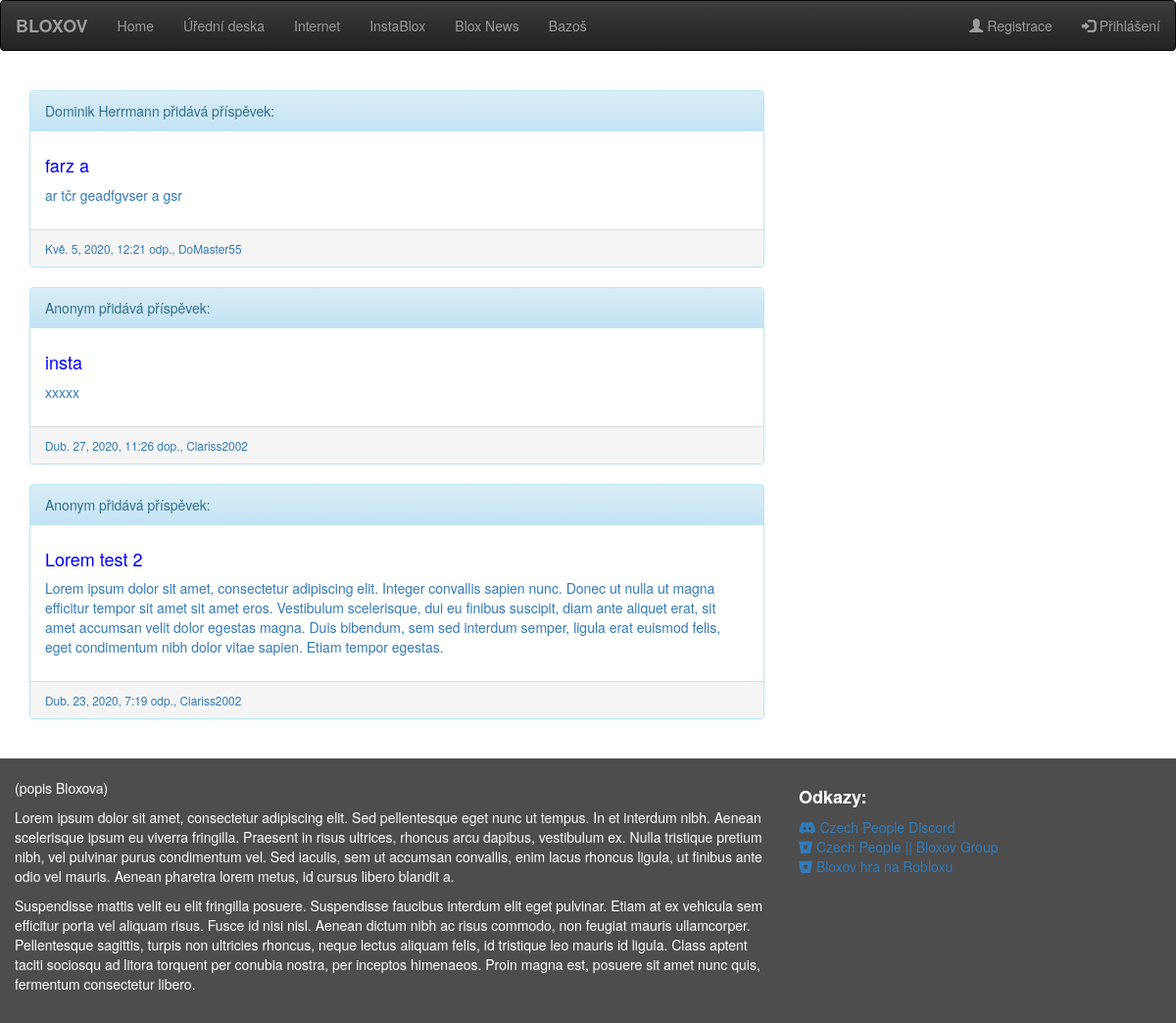
Page /instablox/ on the committed database.
### bloxov/models.py (models this page shows, shortened)
class Clanek(models.Model):
    KATEGORIE = (
        (1, 'Bazoš'),
        (2, 'BloxNews'),
        (3, 'InstaBlox'),
        (4, 'Internet'),
        (5, 'Úřední deska'),
    )
    autor = models.ForeignKey('auth.User', on_delete=models.CASCADE, null=True)
    postava = models.ForeignKey('bloxov.Postava', on_delete=models.CASCADE, null=True,
                                verbose_name="Postava jako autor")
    titulek = models.CharField(max_length=100)
    obsah = models.TextField()
    vytvoreno = models.DateTimeField(default=timezone.now)
    publikovano = models.DateTimeField(blank=True, null=True)
    kategorie = models.IntegerField(default=1, choices=KATEGORIE)
    obrazek = models.FileField(upload_to='obrazky/', null=True)
    class Meta:
        verbose_name_plural = 'Clanky'

class Postava(models.Model):
    majitel = models.ForeignKey('auth.User', on_delete=models.CASCADE, null=True)
    vytvoreno = models.DateTimeField(blank=True, null=True)
    jmeno = models.CharField(max_length=30, null=True, verbose_name="Křestní jméno")
    prijmeni = models.CharField(max_length=50, null=True, verbose_name="Příjmení")
    narozeni = models.DateField(null=True, verbose_name="Datum narození")
    narodnost = models.CharField(max_length=20, default='Česká', verbose_name="Národnost")
    vyska = models.IntegerField(default=180, null=True, verbose_name="Výška")
    nabozenstvi = models.CharField(max_length=20, null=True, verbose_name="Vyznání")
    politika = models.CharField(max_length=20, null=True, verbose_name="Politická orientace")
    vzdelani = models.CharField(max_length=50, null=True, verbose_name="Vzdělání")
    rodice = models.CharField(max_length=70, null=True, verbose_name="Rodiče")
    jazyky = models.CharField(max_length=70, null=True, verbose_name="Jazyky")
    hobby = models.CharField(max_length=50, null=True, verbose_name="Koníčky")
    bio = models.TextField(null=True, verbose_name="Životopis")
    cele_jmeno = models.CharField(max_length=81, null=True)
    class Meta:
        verbose_name_plural = 'Postavy'

### bloxov/views.py (the view)
# urls.py: url(r'^instablox/$', views.instablox, name="instablox"),
def instablox(request):
    clanky = Clanek.objects.filter(publikovano__lte=timezone.now()).order_by('-publikovano')
    postavy = Postava.objects.order_by('prijmeni')
    return render(request, 'bloxov/instablox_list.html', {'clanky': clanky, 'postavy': postavy})

### bloxov/templates/bloxov/instablox_list.html (shortened to what this page needs)
{% extends 'bloxov/main.html' %}
{% block content %}
    {% for clanek in clanky %}
        {% if clanek.kategorie == 3 %}
            <a href="/clanek/{{clanek.id}}">
                <div class="panel panel-info">
                    <div class="panel-heading">
                        {% if clanek.postava %}
                            {{ clanek.postava.cele_jmeno }}
                        {% else %}
                            Anonym
                        {% endif %}
                        přidává příspěvek:
                    </div>
                    <div class="panel-body">
                        <h4>{{ clanek.titulek }}</h4>
                        <p>{{ clanek.obsah|linebreaksbr }}</p>
                    </div>
                    <div class="panel-footer">
                        <small>{{ clanek.publikovano }}, {{ clanek.autor }}</small>
                    </div>
                </div>
            </a>
        {% endif %}
    {% endfor %}
{% endblock %}

### bloxov/templates/bloxov/main.html (shortened to what this page needs)
{% load static %}
{% load bootstrap3 %}
{% bootstrap_css %}
<html>
    <head>
        <link rel="stylesheet" href="//maxcdn.bootstrapcdn.com/bootstrap/3.2.0/css/bootstrap.min.css">
        <link rel="stylesheet" href="//maxcdn.bootstrapcdn.com/bootstrap/3.2.0/css/bootstrap-theme.min.css">
        <link rel="stylesheet" href="https://use.fontawesome.com/releases/v5.8.1/css/all.css"
>
        <link rel="stylesheet" href="{% static 'css/main.css' %}">
    </head>
    <body>
        <header>
            <nav class="navbar navbar-inverse">
                <div class="container-fluid">
                    <div class="navbar-header">
                        <a class="navbar-brand" href="/"><strong>BLOXOV</strong></a>
                    </div>
                    <ul class="nav navbar-nav">
                        <li><a href="/">Home</a></li>
                        <li><a href="/uredni-deska">Úřední deska</a></li>
                        <li><a href="/internet">Internet</a></li>
                        <li><a href="/instablox">InstaBlox</a></li>
                        <li><a href="/blox-news">Blox News</a></li>
                        <li><a href="/bazos">Bazoš</a></li>
                    </ul>
                    <ul class="nav navbar-nav navbar-right">
                        {% if user.is_authenticated %}
                            <li><a href="/profil"><span class="glyphicon glyphicon-user"></span> Profil</a></li>
                            <li><a href="/odhlaseni"><span class="glyphicon glyphicon-log-in"></span> Odhlášení</a></li>
                        {% else %}
                            <li><a href="/registrace"><span class="glyphicon glyphicon-user"></span> Registrace</a></li>
                            <li><a href="/prihlaseni"><span class="glyphicon glyphicon-log-in"></span> Přihlášení</a></li>
                        {% endif %}
                    </ul>
                </div>
            </nav>
        </header>
        <main>
            <div class="content container">
                <div class="row">
                    <div class="col-md-8">
                        {% block content %}
                        {% endblock %}
                    </div>
                    <div class="col-md-1"> </div>
                </div>
            </div>
        </main>
        <br>
        <footer class="container-fluid">
            <div class="row">
                <div class="col-sm-8">
                    <p>(popis Bloxova)</p>
                    <p>
                        Lorem ipsum dolor sit amet, consectetur adipiscing elit. Sed pellentesque eget nunc ut
                        tempus. In et interdum nibh. Aenean scelerisque ipsum eu viverra fringilla. Praesent in
                        risus ultrices, rhoncus arcu dapibus, vestibulum ex. Nulla tristique pretium nibh, vel
                        pulvinar purus condimentum vel. Sed iaculis, sem ut accumsan convallis, enim lacus rhoncus
                        ligula, ut finibus ante odio vel mauris. Aenean pharetra lorem metus, id cursus libero
                        blandit a.
                    </p>
                    <p>
                        Suspendisse mattis velit eu elit fringilla posuere. Suspendisse faucibus interdum elit eget
                        pulvinar. Etiam at ex vehicula sem efficitur porta vel aliquam risus. Fusce id nisi nisl.
                        Aenean dictum nibh ac risus commodo, non feugiat mauris ullamcorper. Pellentesque sagittis,
                        turpis non ultricies rhoncus, neque lectus aliquam felis, id tristique leo mauris id ligula.
                        Class aptent taciti sociosqu ad litora torquent per conubia nostra, per inceptos himenaeos.
                        Proin magna est, posuere sit amet nunc quis, fermentum consectetur libero.
                    </p>
                </div>
                <div class="col-sm-4">
                    <h4 style="font-weight: bold;">Odkazy:</h4>
                        <a href="https://discord.gg/unt5tVU" target="_blank">
                            <i class="fab fa-discord"></i>
                            Czech People Discord
                        </a>
                    <br>
                        <a href="https://www.roblox.com/groups/5163582/CP-Bloxov#!/about" target="_blank">
                            <i class="fab fa-bitbucket"></i>
                            Czech People || Bloxov Group
                        </a>
                    <br>
                        <a href="https://www.roblox.com/games/3887336971/BLOXOV-II"
                        target="_blank">
                            <i class="fab fa-bitbucket"></i>
                            Bloxov hra na Robloxu
                        </a>
                </div>
            </div>
        </footer>
    </body>
</html>

### bloxov/static/css/main.css (style rules this page uses)
h3, main h4 { color: blue; }
footer { background-color: rgb(77, 77, 77); color: white; padding-top: 20px; padding-bottom: 20px; margin-bottom: 0px; padding-left: 15px; padding-right: 15px; }

### rows in the picture
Clanek: postava.cele_jmeno "Dominik Herrmann", titulek "farz a", obsah "ar tčr geadfgvser a gsr", publikovano "Kvě. 5, 2020, 12:21 odp.", autor "DoMaster55"
Clanek: shows "Anonym", titulek "insta", obsah "xxxxx", publikovano "Dub. 27, 2020, 11:26 dop.", autor "Clariss2002"
Clanek: shows "Anonym", titulek "Lorem test 2", obsah "Lorem ipsum dolor sit amet, consectetur adipiscing elit. Integer convallis sapien nunc. Donec ut nulla ut magna efficitur tempor sit amet sit amet eros. Vestibulum scelerisque, dui eu finibus suscipit, diam ante aliquet erat, sit amet accumsan velit dolor egestas magna. Duis bibendum, sem sed interdum semper, ligula erat euismod felis, eget condimentum nibh dolor vitae sapien. Etiam tempor egestas.", publikovano "Dub. 23, 2020, 7:19 odp.", autor "Clariss2002"
